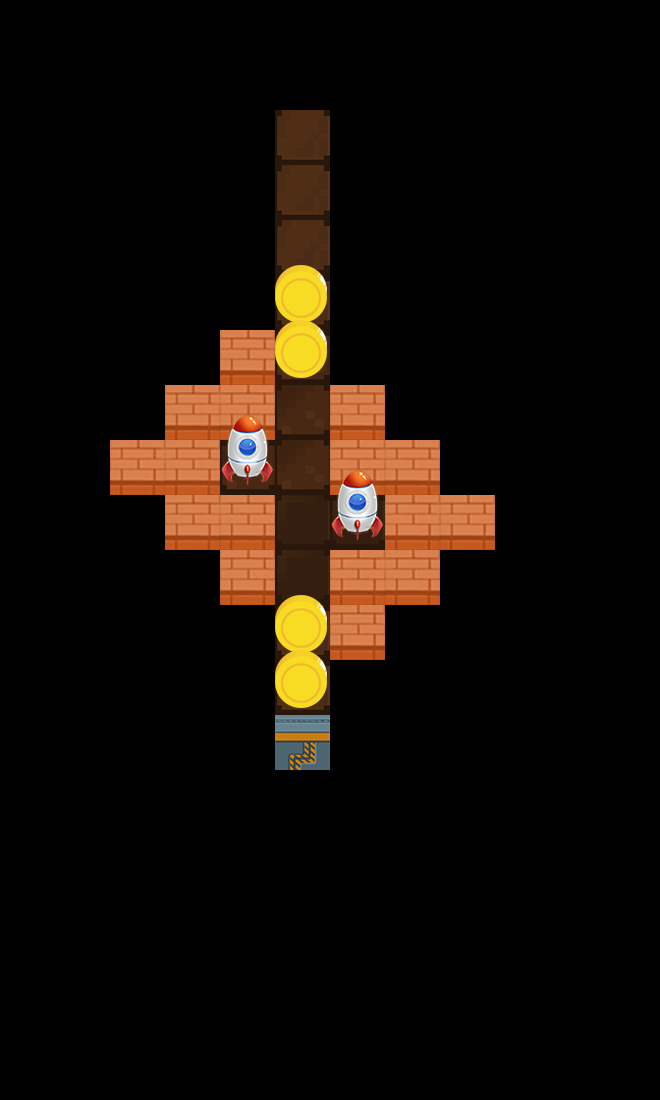

Below is a game level as drawn by its tile map, then a one-line description and the .tmx that defines it (tile-layer data replaced by summaries):
An orthogonal 12x20 tile map with 55x55 px tiles, 3 tile layers (layer1, layer2, layer3) and 1 object (startPos).

<map version="1.0" orientation="orthogonal" renderorder="right-down" width="12" height="20" tilewidth="55" tileheight="55">
 <tileset firstgid="1" name="element2" tilewidth="55" tileheight="55">
  <image source="element2.png" width="715" height="715" />
 </tileset>
 <layer name="layer1" width="12" height="20">
  <data>[240 cells, 30 non-empty, 3 distinct tile ids]</data>
 </layer>
 <layer name="layer2" width="12" height="20">
  <data>[240 cells, 65 non-empty, 5 distinct tile ids]</data>
 </layer>
 <layer name="layer3" width="12" height="20">
  <data>[240 cells, 6 non-empty, 2 distinct tile ids]</data>
 </layer>
 <objectgroup name="objLayer">
  <object name="startPos" x="302.667" y="140">
   <properties>
    <property name="dir" value="down" />
   </properties>
  </object>
 </objectgroup>
</map>
